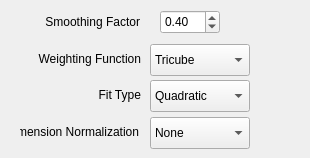
<?xml version="1.0" encoding="UTF-8"?>
<ui version="4.0">
 <class>ParametersLowess</class>
 <widget class="QWidget" name="ParametersLowess">
  <property name="geometry">
   <rect>
    <x>0</x>
    <y>0</y>
    <width>310</width>
    <height>158</height>
   </rect>
  </property>
  <property name="windowTitle">
   <string>Form</string>
  </property>
  <widget class="QDoubleSpinBox" name="paramSmoothingFac">
   <property name="geometry">
    <rect>
     <x>160</x>
     <y>10</y>
     <width>60</width>
     <height>24</height>
    </rect>
   </property>
   <property name="font">
    <font>
     <pointsize>9</pointsize>
    </font>
   </property>
   <property name="toolTip">
    <string>This sets the proportion of data points that will 
be used to compute each regression estimate.
E.g. with a smoothing factor of 0.3, the regression 
at a given point x is computed using the 0.3*N 
nearest data points to x.</string>
   </property>
   <property name="decimals">
    <number>2</number>
   </property>
   <property name="minimum">
    <double>0.010000000000000</double>
   </property>
   <property name="maximum">
    <double>1.000000000000000</double>
   </property>
   <property name="singleStep">
    <double>0.010000000000000</double>
   </property>
   <property name="value">
    <double>0.400000000000000</double>
   </property>
  </widget>
  <widget class="QComboBox" name="paramWeightingFunc">
   <property name="geometry">
    <rect>
     <x>150</x>
     <y>44</y>
     <width>100</width>
     <height>32</height>
    </rect>
   </property>
   <property name="font">
    <font>
     <pointsize>9</pointsize>
    </font>
   </property>
   <property name="toolTip">
    <string>Weighting function used at each point a local 
fitting is performed. The tricube function is the 
standard weighting function used in the literature, 
but any function that has smooth contact with 
zero at normalizedDistance = 1 is fine.
The uniform weighting does not have this smooth 
contact and therefore produces regression 
estimates that lack local smoothness.</string>
   </property>
   <property name="editable">
    <bool>false</bool>
   </property>
   <property name="currentIndex">
    <number>0</number>
   </property>
   <item>
    <property name="text">
     <string>Tricube</string>
    </property>
   </item>
   <item>
    <property name="text">
     <string>Hann</string>
    </property>
   </item>
   <item>
    <property name="text">
     <string>Uniform</string>
    </property>
   </item>
  </widget>
  <widget class="QComboBox" name="paramFitType">
   <property name="geometry">
    <rect>
     <x>150</x>
     <y>80</y>
     <width>100</width>
     <height>32</height>
    </rect>
   </property>
   <property name="font">
    <font>
     <pointsize>9</pointsize>
    </font>
   </property>
   <property name="toolTip">
    <string>Try a linear fit first. If your data has a strong 
curvature and the linear fit provides a poor fit even 
at low smoothing factors, then use a quadratic fit.
An alternative is to transform the input data 
(e.g. 1/x) to straighten it before doing regression.</string>
   </property>
   <property name="currentIndex">
    <number>1</number>
   </property>
   <item>
    <property name="text">
     <string>Linear</string>
    </property>
   </item>
   <item>
    <property name="text">
     <string>Quadratic</string>
    </property>
   </item>
  </widget>
  <widget class="QComboBox" name="paramNormType">
   <property name="geometry">
    <rect>
     <x>150</x>
     <y>117</y>
     <width>100</width>
     <height>32</height>
    </rect>
   </property>
   <property name="font">
    <font>
     <pointsize>9</pointsize>
    </font>
   </property>
   <property name="toolTip">
    <string>This only applies if your input data has more 
than one dimension.

When computing the distance to the nearest 
data points, it is important that the data in the 
different dimensions of the input be comparable.
This is the case e.g. if the dimensions are 
measurements of a position in space.

If the dimensions relate to different quantities, 
it is sensible to divide each dimension by a 
measure of its spread to make them comparable.
This is usually done by dividing by the standard 
deviation. The interquartile range (IQR) is a 
measure of spread that is more robust to outliers.</string>
   </property>
   <property name="currentIndex">
    <number>0</number>
   </property>
   <item>
    <property name="text">
     <string>None</string>
    </property>
   </item>
   <item>
    <property name="text">
     <string>Standard Deviation</string>
    </property>
   </item>
   <item>
    <property name="text">
     <string>IQR</string>
    </property>
   </item>
  </widget>
  <widget class="QLabel" name="label_8">
   <property name="geometry">
    <rect>
     <x>40</x>
     <y>10</y>
     <width>100</width>
     <height>24</height>
    </rect>
   </property>
   <property name="font">
    <font>
     <pointsize>9</pointsize>
    </font>
   </property>
   <property name="text">
    <string>Smoothing Factor</string>
   </property>
   <property name="alignment">
    <set>Qt::AlignRight|Qt::AlignTrailing|Qt::AlignVCenter</set>
   </property>
  </widget>
  <widget class="QLabel" name="label_6">
   <property name="geometry">
    <rect>
     <x>30</x>
     <y>44</y>
     <width>111</width>
     <height>30</height>
    </rect>
   </property>
   <property name="font">
    <font>
     <pointsize>9</pointsize>
    </font>
   </property>
   <property name="layoutDirection">
    <enum>Qt::LeftToRight</enum>
   </property>
   <property name="text">
    <string>Weighting Function</string>
   </property>
   <property name="alignment">
    <set>Qt::AlignRight|Qt::AlignTrailing|Qt::AlignVCenter</set>
   </property>
  </widget>
  <widget class="QLabel" name="label_7">
   <property name="geometry">
    <rect>
     <x>80</x>
     <y>80</y>
     <width>61</width>
     <height>30</height>
    </rect>
   </property>
   <property name="font">
    <font>
     <pointsize>9</pointsize>
    </font>
   </property>
   <property name="text">
    <string>Fit Type</string>
   </property>
   <property name="alignment">
    <set>Qt::AlignRight|Qt::AlignTrailing|Qt::AlignVCenter</set>
   </property>
  </widget>
  <widget class="QLabel" name="label_9">
   <property name="geometry">
    <rect>
     <x>20</x>
     <y>117</y>
     <width>119</width>
     <height>30</height>
    </rect>
   </property>
   <property name="font">
    <font>
     <pointsize>9</pointsize>
    </font>
   </property>
   <property name="text">
    <string>Dimension Normalization</string>
   </property>
   <property name="alignment">
    <set>Qt::AlignRight|Qt::AlignTrailing|Qt::AlignVCenter</set>
   </property>
  </widget>
 </widget>
 <resources/>
 <connections/>
</ui>
